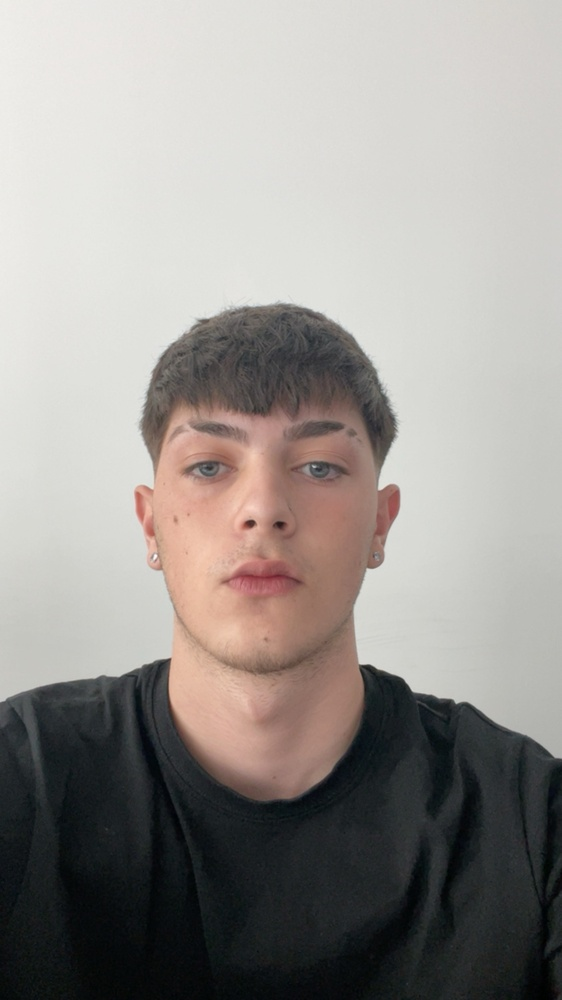
#> input picture 007-Utilizacion avanzada de clases/005-Interfaces /101-ejercicios/foto curriculum.jpeg, 562 x 1000 px, shrunk from 1170 x 2080 before the run
$ python 009-negativo.py
#> lines starting #> are read from the running program, lines starting #| are printed output that depends on the picture
from PIL import Image

imagen = Image.open("foto curriculum.jpeg")
#> imagen is the input picture: PIL image 562x1000 RGB; mean R, G, B 153.1, 148.8, 144.8

anchura,altura = imagen.size
#> anchura = 562; altura = 1000

for x in range(0,anchura):
	for y in range(0,altura):
		pixel = imagen.getpixel((x, y))
		rojo = pixel[0]
		verde = pixel[1]
		azul = pixel[2]
		rojo = 255 - rojo
		verde = 255 - verde
		azul = 255 - azul
		imagen.putpixel((x, y), (rojo, verde, azul)) # ESTO ES CORRECTO
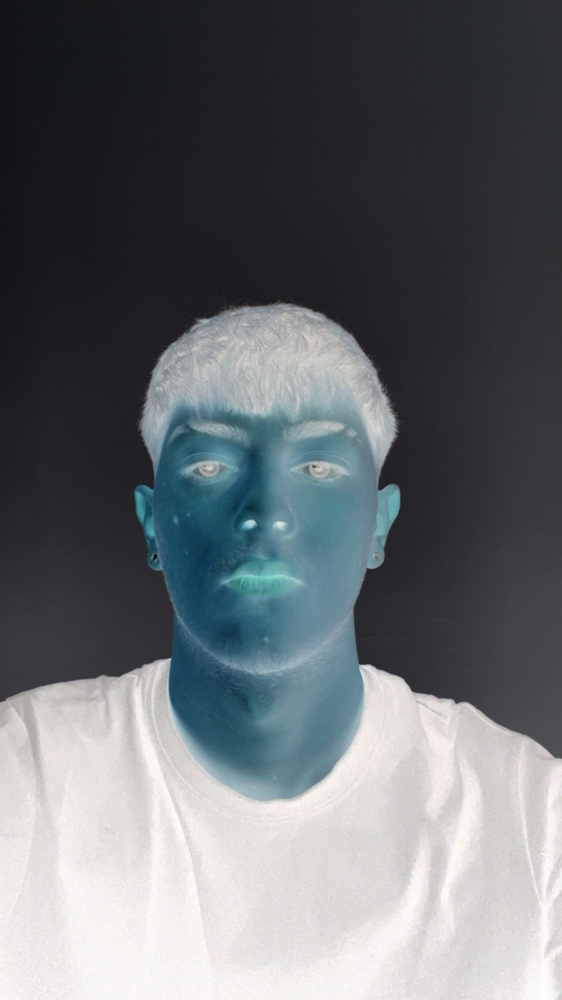
#> imagen: PIL image 562x1000 RGB; mean R, G, B 101.9, 106.2, 110.2

imagen.save("modificado.jpg")
